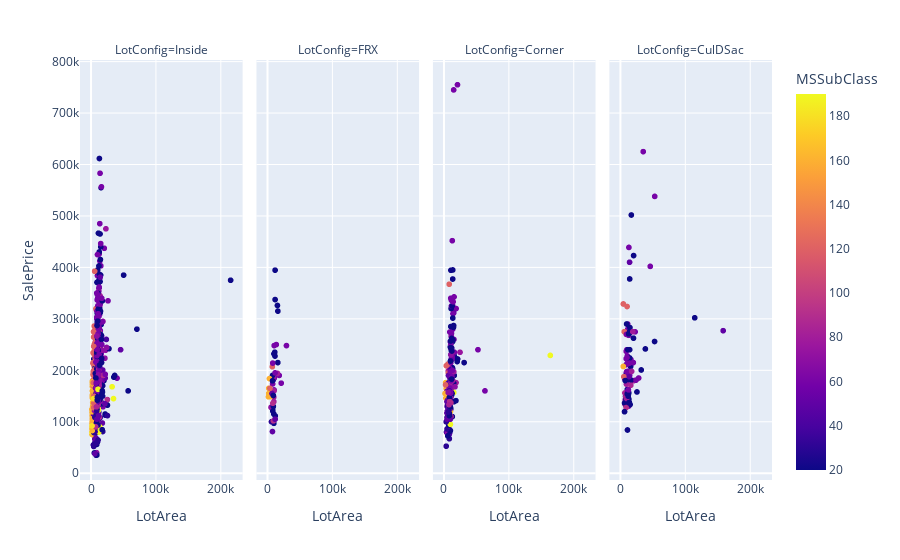

Here is the notebook cell this chart was saved with:
### Code cell
fig = px.scatter(train, x="LotArea", y="SalePrice", color='MSSubClass', facet_col="LotConfig")
fig.show()

### Figure 1 — Plotly figure (JSON) as saved in the notebook; plotly's stock layout.template omitted (floating-point values rounded to 4 significant figures; data arrays with more than 128 entries replaced by an {"elided": "..."} marker saying what was removed)
{"data": [{"hovertemplate": "LotConfig=Inside<br>LotArea=%{x}<br>SalePrice=%{y}<br>MSSubClass=%{marker.color}<extra></extra>", "legendgroup": "", "marker": {"color": {"elided": "1052 int values"}, "coloraxis": "coloraxis", "symbol": "circle"}, "mode": "markers", "name": "", "showlegend": false, "type": "scattergl", "x": {"elided": "1052 int values"}, "xaxis": "x", "y": {"elided": "1052 int values"}, "yaxis": "y"}, {"hovertemplate": "LotConfig=FRX<br>LotArea=%{x}<br>SalePrice=%{y}<br>MSSubClass=%{marker.color}<extra></extra>", "legendgroup": "", "marker": {"color": [20, 60, 120, 20, 160, 60, 20, 20, 20, 60, 120, 60, 50, 20, 20, 120, 70, 20, 60, 60, 80, 80, 60, 160, 30, 120, 20, 80, 20, 60, 160, 160, 20, 80, 60, 20, 20, 80, 50, 120, 90, 60, 20, 160, 20, 50, 20, 20, 20, 20, 90], "coloraxis": "coloraxis", "symbol": "circle"}, "mode": "markers", "name": "", "showlegend": false, "type": "scattergl", "x": [9600, 14260, 4500, 10500, 2280, 10900, 10500, 8521, 8773, 11207, 8198, 18800, 8410, 16635, 16033, 4500, 6155, 12735, 11000, 21872, 10500, 10395, 8633, 5105, 6911, 4500, 12274, 9600, 8487, 8755, 2572, 2651, 12456, 10784, 29959, 9764, 11932, 16157, 7681, 4500, 9842, 12393, 9750, 3735, 16737, 12513, 10635, 9000, 12444, 8500, 9000], "xaxis": "x2", "y": [181500, 250000, 153500, 115000, 148500, 161750, 97000, 125000, 185500, 185000, 207000, 190000, 81000, 215000, 326000, 164000, 128000, 111250, 248000, 175000, 139000, 148000, 173500, 148800, 100000, 162000, 227680, 187000, 190000, 214000, 155000, 165000, 337500, 160000, 248000, 130000, 235128, 194000, 154900, 165000, 101800, 195000, 151000, 183900, 315000, 104900, 232000, 120500, 394617, 179600, 136000], "yaxis": "y2"}, {"hovertemplate": "LotConfig=Corner<br>LotArea=%{x}<br>SalePrice=%{y}<br>MSSubClass=%{marker.color}<extra></extra>", "legendgroup": "", "marker": {"color": {"elided": "263 int values"}, "coloraxis": "coloraxis", "symbol": "circle"}, "mode": "markers", "name": "", "showlegend": false, "type": "scattergl", "x": {"elided": "263 int values"}, "xaxis": "x3", "y": {"elided": "263 int values"}, "yaxis": "y3"}, {"hovertemplate": "LotConfig=CulDSac<br>LotArea=%{x}<br>SalePrice=%{y}<br>MSSubClass=%{marker.color}<extra></extra>", "legendgroup": "", "marker": {"color": [20, 20, 20, 85, 20, 50, 60, 80, 20, 60, 60, 20, 20, 80, 60, 20, 20, 60, 50, 20, 60, 80, 120, 20, 60, 85, 85, 20, 60, 60, 60, 20, 60, 20, 60, 60, 20, 60, 60, 20, 60, 160, 20, 60, 120, 60, 60, 120, 60, 85, 60, 20, 20, 60, 60, 60, 85, 20, 20, 50, 120, 20, 20, 20, 90, 20, 120, 20, 20, 20, 60, 60, 20, 60, 20, 20, 20, 80, 60, 60, 20, 60, 80, 20, 60, 20, 20, 50, 20, 20, 20, 60, 80, 20], "coloraxis": "coloraxis", "symbol": "circle"}, "mode": "markers", "name": "", "showlegend": false, "type": "scattergl", "x": [11241, 16321, 8544, 9180, 9200, 12822, 13682, 21453, 17043, 9505, 14803, 11120, 17423, 9947, 7472, 13673, 13568, 9453, 159000, 39104, 11764, 7937, 10846, 12772, 12011, 7540, 8846, 9382, 12209, 11228, 10667, 53227, 9531, 32668, 8924, 13346, 14585, 12384, 46589, 20896, 16770, 5062, 115149, 13517, 6563, 10463, 11616, 9549, 53504, 7252, 9920, 12137, 13265, 7226, 28698, 9548, 16647, 15523, 7000, 13758, 5119, 14859, 9286, 14375, 9400, 12118, 5814, 11500, 13680, 11000, 23257, 10304, 14778, 35760, 6951, 14684, 10182, 10246, 14598, 24682, 13526, 12936, 17871, 8049, 10762, 14781, 20781, 14720, 12537, 14892, 15256, 20544, 19690, 26142], "xaxis": "x4", "y": [149000, 207500, 149350, 144000, 130250, 239686, 438780, 180000, 181000, 222500, 190000, 162500, 501837, 173000, 184000, 143900, 156000, 194500, 277000, 241500, 290000, 142500, 324000, 151500, 280000, 156000, 148000, 191000, 215000, 228000, 212000, 256000, 211000, 200624, 188000, 268000, 181900, 197900, 402000, 423000, 221000, 207500, 302000, 130500, 275000, 239900, 158900, 270000, 538000, 134900, 269790, 224900, 271000, 183000, 185000, 237000, 171000, 133500, 136500, 187500, 328900, 240000, 143500, 137500, 127500, 240000, 187500, 84000, 139600, 154000, 274725, 197500, 224000, 625000, 119500, 271900, 290000, 145000, 214000, 181000, 137000, 162000, 197900, 180000, 225000, 275000, 262500, 410000, 149900, 377500, 282922, 215000, 274970, 157900], "yaxis": "y4"}], "layout": {"annotations": [{"font": {}, "showarrow": false, "text": "LotConfig=Inside", "x": 0.1175, "xanchor": "center", "xref": "paper", "y": 1, "yanchor": "bottom", "yref": "paper"}, {"font": {}, "showarrow": false, "text": "LotConfig=FRX", "x": 0.3725, "xanchor": "center", "xref": "paper", "y": 1, "yanchor": "bottom", "yref": "paper"}, {"font": {}, "showarrow": false, "text": "LotConfig=Corner", "x": 0.6275, "xanchor": "center", "xref": "paper", "y": 1, "yanchor": "bottom", "yref": "paper"}, {"font": {}, "showarrow": false, "text": "LotConfig=CulDSac", "x": 0.8825, "xanchor": "center", "xref": "paper", "y": 1, "yanchor": "bottom", "yref": "paper"}], "coloraxis": {"colorbar": {"title": {"text": "MSSubClass"}}, "colorscale": [[0, "#0d0887"], [0.1111, "#46039f"], [0.2222, "#7201a8"], [0.3333, "#9c179e"], [0.4444, "#bd3786"], [0.5556, "#d8576b"], [0.6667, "#ed7953"], [0.7778, "#fb9f3a"], [0.8889, "#fdca26"], [1, "#f0f921"]]}, "legend": {"tracegroupgap": 0}, "margin": {"t": 60}, "xaxis": {"anchor": "y", "domain": [0, 0.235], "title": {"text": "LotArea"}}, "xaxis2": {"anchor": "y2", "domain": [0.255, 0.49], "matches": "x", "title": {"text": "LotArea"}}, "xaxis3": {"anchor": "y3", "domain": [0.51, 0.745], "matches": "x", "title": {"text": "LotArea"}}, "xaxis4": {"anchor": "y4", "domain": [0.765, 1.0], "matches": "x", "title": {"text": "LotArea"}}, "yaxis": {"anchor": "x", "domain": [0, 1], "title": {"text": "SalePrice"}}, "yaxis2": {"anchor": "x2", "domain": [0, 1], "matches": "y", "showticklabels": false}, "yaxis3": {"anchor": "x3", "domain": [0, 1], "matches": "y", "showticklabels": false}, "yaxis4": {"anchor": "x4", "domain": [0, 1], "matches": "y", "showticklabels": false}}}
